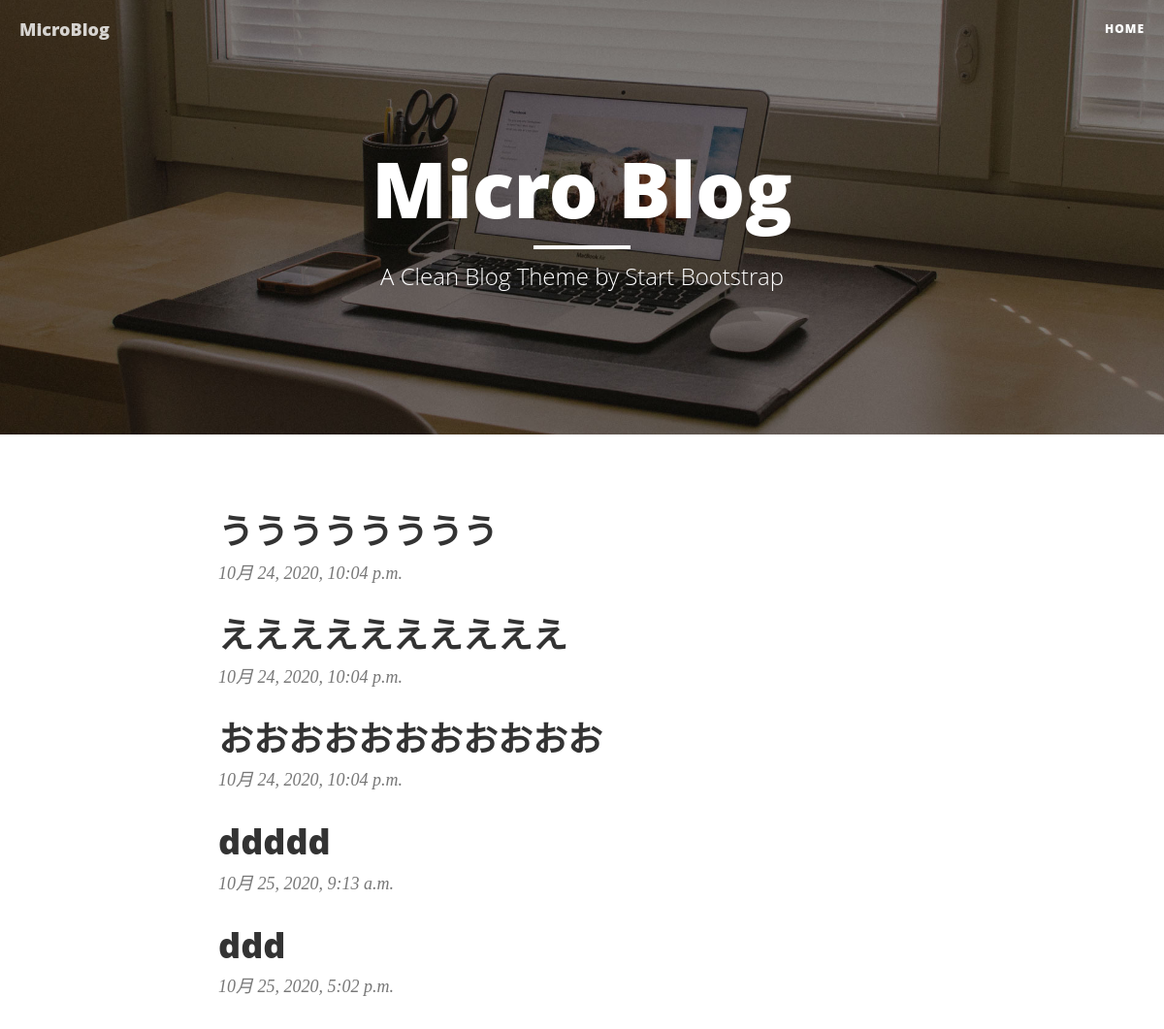
Before: / with the older database file.
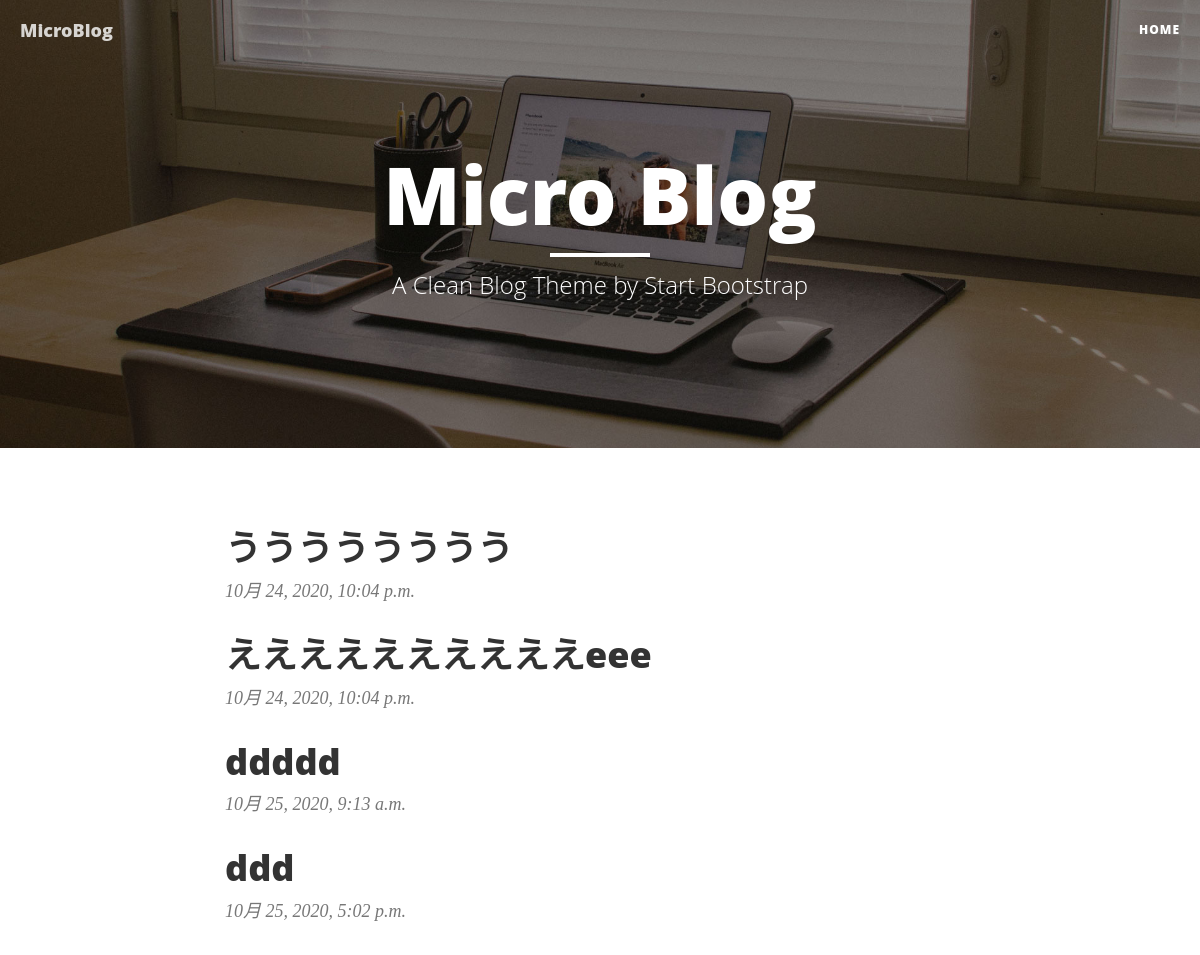
After: the same page with the newer database file.
### blog/models.py (models this page shows)
class Blog(models.Model):
	content = models.CharField(max_length=140)
	posted_date = models.DateTimeField(auto_now_add=True)

### blog/views.py (the view)
# urls.py: path('', BlogListView.as_view(), name='index'),
class BlogListView(ListView):
	model = Blog
	context_object_name = 'blogs'

### blog/templates/blog/blog_list.html
{% extends 'base.html' %}
{% block body %}
<div class="row">
	<div class="col-lg-8 col-lg-offset-2 col-md-10 col-md-offset-1">
		{% for blog in blogs %}
			<div class="post-preview">
				<a href="{% url 'detail' blog.pk %}">
					<h2 class="post-title">{{ blog.content }}</h2>
				</a>
				<p class="post-meta">{{ blog.posted_date }}</p>
			</div>
		{% endfor %}
	</div>
</div>
{% endblock %}

### blog/templates/base.html (shortened to what this page needs)
{% load static %}
<!DOCTYPE html>
<html lang="en">
  <head>
    <link
      href="{% static 'vendor/bootstrap/css/bootstrap.min.css' %}"
      rel="stylesheet"
    />
    <link href="{% static 'css/clean-blog.min.css' %}" rel="stylesheet" />
  </head>
  <body>
    {% include 'navi.html' %}
    <header
      class="intro-header"
      style="background-image: url({% static 'img/home-bg.jpg' %})"
    >
      <div class="container">
        <div class="row">
          <div class="col-lg-8 col-lg-offset-2 col-md-10 col-md-offset-1">
            <div class="site-heading">
              <h1>Micro Blog</h1>
              <hr class="small" />
              <span class="subheading"
                >A Clean Blog Theme by Start Bootstrap</span
              >
            </div>
          </div>
        </div>
      </div>
    </header>
    <div class="container">
      {% block body %}{% endblock %}
    </div>
  </body>
</html>

### blog/templates/navi.html (shortened to what this page needs)
<nav class="navbar navbar-default navbar-custom navbar-fixed-top">
	<div class="container-fluid">
		<div class="navbar-header page-scroll">
			<a class="navbar-brand" href="{% url 'index' %}">MicroBlog</a>
		</div>
		<div class="collapse navbar-collapse" id="bs-example-navbar-collapse-1">
			<ul class="nav navbar-nav navbar-right">
				<li>
					<a href="{% url 'index' %}">Home</a>
				</li>
			</ul>
		</div>
	</div>
</nav>

Changed rows visible on the page:
removed Blog: content "おおおおおおおおおおお", posted_date "10月 24, 2020, 10:04 p.m."
changed Blog: content "ええええええええええ" → "ええええええええええeee"
